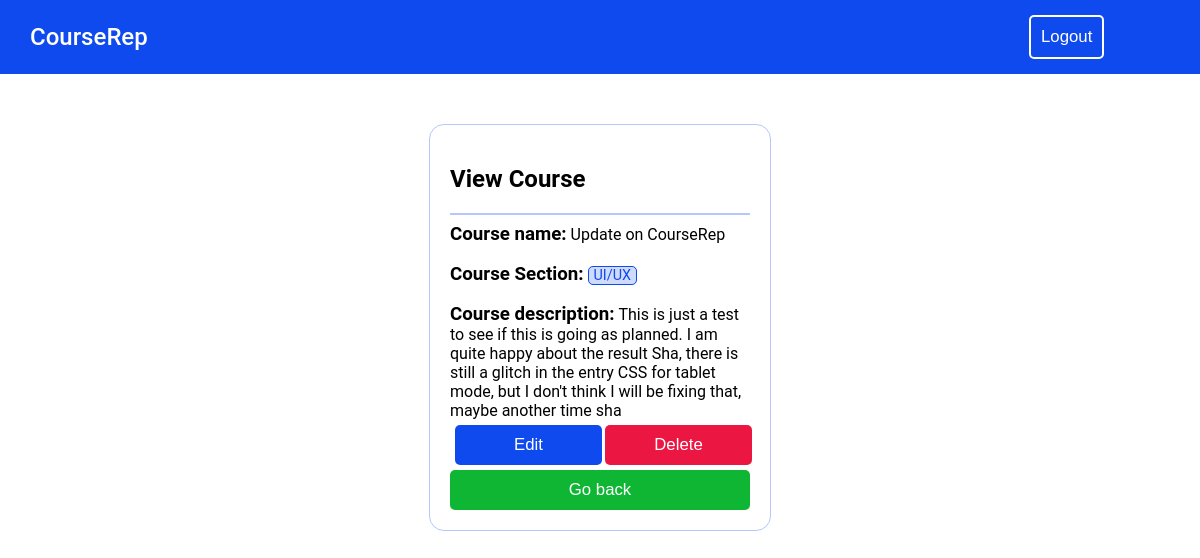
The page /read.php?view=20 (signed in) on the database its author committed.
### tables this page shows
CREATE TABLE `courses` (
  `courseid` int(255) NOT NULL,
  `timecreated` date NOT NULL DEFAULT current_timestamp(),
  `creator` varchar(255) NOT NULL,
  `coursename` varchar(255) NOT NULL,
  `coursesection` varchar(255) NOT NULL,
  `coursedesc` varchar(255) NOT NULL
);

### read.php (the view, shortened to what this page needs)
<?php include_once "includes/mysql-conn.php" ?>
<!DOCTYPE html>
<html lang="en">
<head>
    <link rel="stylesheet" href="includes/style.css" >
</head>
<body>
<div class="header">
<h2 class="title" > <a href="index.php">CourseRep </a></h2>
<form action="includes/functions.php" class="logout-btn">
    <button name="logout" class:> Logout </button>
</form>
</div>
<?php
if(isset($_GET["view"])){
  $courseid=$_GET["view"];
  $sql = "SELECT * FROM courses WHERE courseid = $courseid;";
    if($result = mysqli_query($conn, $sql)){
      $row = mysqli_fetch_array($result);
                $coursename = $row["coursename"];
                $creator = $row["creator"];
                $section = $row["coursesection"];
                $desc = $row["coursedesc"];
                $courseid= $row["courseid"];
}
}
?>
    <div class="small-container">
    <h2> View Course </h2>
    <hr>
  <?php
echo "<h3 style='display:inline'> Course name:</h3> <span> $coursename </span> </br></br>";
echo "<h3 style='display:inline'> Course Section:</h3> <span class='message' style='padding:0px 5px 0px 5px'> $section</span> </br></br>";
echo "<h3 style='display:inline'> Course description:</h3> <span> $desc </span> </br>";
if($_SESSION["username"] !== $creator) {
    echo "<p class='alert'> This course is view only. You can only edit a course you created</p>";
} else {
echo "<div class='profile'>";
  echo "<form name='edit' action='update.php?edit=$courseid' method='POST' class='crud-btn' style='width:50%;'>
  <button type='submit' name='edit-submit' style='background-color:rgb(14, 74, 238); width:98% ' > Edit </button>
</form>";
  echo "<form name='delete' action='delete.php?delete=$courseid' method='POST' class='crud-btn'  style='width:50%'>
  <button type='submit' name='delete'  style='background-color:rgb(235, 22, 65); width:98%'> Delete </button>
</form>";
echo "</div>";
}
  ?>
 <form name='edit' action='index.php#courses' method='POST' class='create-btn' >
  <button type='submit' name='edit-submit' style='width:100%' > Go back </button>
</form>
</body>
</html>

### includes/style.css (style rules this page uses)
.small-container { margin:auto; width:300px; padding: 20px; margin-top:50px; border: 1px solid; border-color: rgba(14, 74, 238, 0.3); border-radius:15px; }
body { margin:0px; margin-bottom: 50px; }
h2,h1,h3,p,form, span { font-family: Roboto; overflow-wrap: break-word; }
.header { color:white; background-color:rgb(14, 74, 238); padding:3px 60px 3px 30px; display: flex; flex-flow:row wrap; align-items:center; }
.title { width:90%; }
.logout-btn { width:10%; }
.profile { display: flex; flex-flow:row wrap; align-items:center; }
.message { color:rgb(14, 74, 238); background-color: rgba(14, 74, 238, 0.2); border: 1px solid; border-color: rgb(14, 74, 238); border-radius:5px; padding: 10px; font-size: 90% }
button { cursor:pointer; }
a { font-weight: 500; color:rgb(14, 74, 238); text-decoration: none; }
hr { border: 1px solid; border-color: rgba(14, 74, 238, 0.3); }
.logout-btn button { font-size:105%; color:white; background-color: transparent!important; border: 2px solid; border-color: white; border-radius:5px; padding:10px; }
.create-btn button { font-size: 105%; color:white; background-color: rgb(15, 182, 51); border-radius:5px; padding:10px 5px 10px 5px; border:none; width:200px; }
.title a { color:white; }
.crud-btn button { font-size: 105%; color:white; border-radius:5px; padding:10px 5px 10px 5px; border:none; width:100px; margin:5px; }

### rows shown on the page
courses: coursename "Update on CourseRep", coursesection "UI/UX", coursedesc "This is just a test to see if this is going as planned. I am quite happy about the result Sha, there is still a glitch in the entry CSS for tablet mode, but I don't think I will be fixing that, maybe another time sha"
